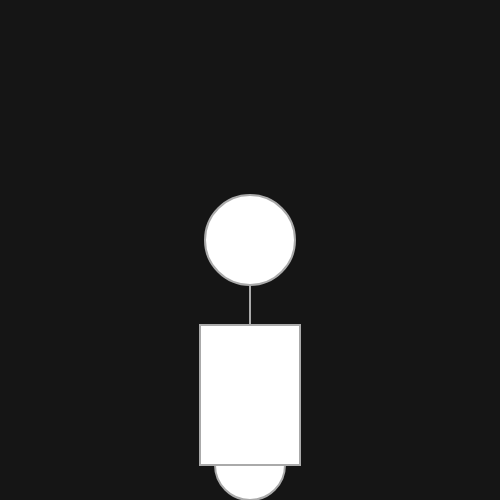
Frame 1 (no input)
Frame 60 (no input): identical to frame 1, image omitted
Frame 120 (the mouse pressed at the canvas centre since frame 60): identical to frame 1, image omitted

The p5.js sketch that drew this single still picture (run headless with seeded random() and noise() and a simulated clock; from frame 60 on, the mouse is pressed at the canvas centre):

// p5.js sketch
// ── sketch.js
function setup() {
	// define artboard size
	createCanvas(500,500);
	// Set here the values that are not changing all over the sketch
	strokeWeight(2);
	stroke(170);
}

function draw() {
	background(21);

	//Neck
	line(250, 285, 250, 345);

	//Wheel
	ellipse(250, 465, 70, 70);

	//Body
	rect(200, 325, 100, 140);

	//Head
	ellipse(250, 240, 90, 90);
}
